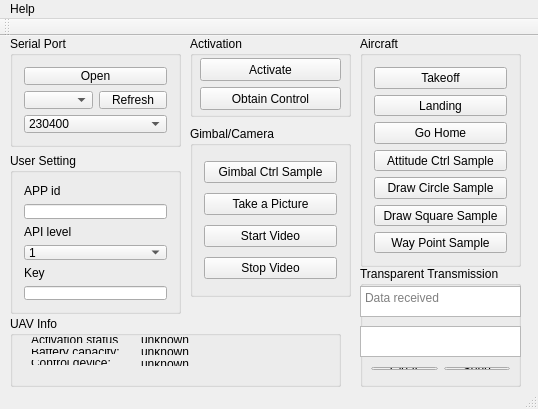
<?xml version="1.0" encoding="UTF-8"?>
<ui version="4.0">
 <class>MainWindow</class>
 <widget class="QMainWindow" name="MainWindow">
  <property name="geometry">
   <rect>
    <x>0</x>
    <y>0</y>
    <width>538</width>
    <height>409</height>
   </rect>
  </property>
  <property name="windowTitle">
   <string>DJI_Onboard_API_Test</string>
  </property>
  <property name="layoutDirection">
   <enum>Qt::LeftToRight</enum>
  </property>
  <widget class="QWidget" name="centralWidget">
   <widget class="QGroupBox" name="groupBox">
    <property name="geometry">
     <rect>
      <x>190</x>
      <y>0</y>
      <width>161</width>
      <height>81</height>
     </rect>
    </property>
    <property name="title">
     <string>Activation</string>
    </property>
    <widget class="QPushButton" name="BtnActivation">
     <property name="geometry">
      <rect>
       <x>10</x>
       <y>22</y>
       <width>141</width>
       <height>23</height>
      </rect>
     </property>
     <property name="text">
      <string>Activate</string>
     </property>
    </widget>
    <widget class="QPushButton" name="btn_nav_open_close">
     <property name="geometry">
      <rect>
       <x>10</x>
       <y>51</y>
       <width>141</width>
       <height>23</height>
      </rect>
     </property>
     <property name="text">
      <string>Obtain Control</string>
     </property>
    </widget>
   </widget>
   <widget class="QGroupBox" name="groupBox_2">
    <property name="geometry">
     <rect>
      <x>10</x>
      <y>0</y>
      <width>171</width>
      <height>111</height>
     </rect>
    </property>
    <property name="title">
     <string>Serial Port</string>
    </property>
    <layout class="QGridLayout" name="gridLayout">
     <item row="0" column="0" colspan="2">
      <widget class="QPushButton" name="btn_open_serialport">
       <property name="text">
        <string>Open</string>
       </property>
       <property name="icon">
        <iconset resource="image.qrc">
         <normaloff>:/icon/Images/err.png</normaloff>:/icon/Images/err.png</iconset>
       </property>
      </widget>
     </item>
     <item row="1" column="0">
      <widget class="QComboBox" name="serial_comboBox"/>
     </item>
     <item row="1" column="1">
      <widget class="QPushButton" name="btn_update_com">
       <property name="text">
        <string>Refresh</string>
       </property>
      </widget>
     </item>
     <item row="2" column="0" colspan="2">
      <widget class="QComboBox" name="baud_comboBox">
       <property name="editable">
        <bool>false</bool>
       </property>
       <property name="currentIndex">
        <number>0</number>
       </property>
       <property name="modelColumn">
        <number>0</number>
       </property>
       <item>
        <property name="text">
         <string>230400</string>
        </property>
       </item>
       <item>
        <property name="text">
         <string>115200</string>
        </property>
       </item>
       <item>
        <property name="text">
         <string>54600</string>
        </property>
       </item>
       <item>
        <property name="text">
         <string>38400</string>
        </property>
       </item>
       <item>
        <property name="text">
         <string>19200</string>
        </property>
       </item>
       <item>
        <property name="text">
         <string>9600</string>
        </property>
       </item>
       <item>
        <property name="text">
         <string>4800</string>
        </property>
       </item>
      </widget>
     </item>
    </layout>
   </widget>
   <widget class="QGroupBox" name="groupBox_3">
    <property name="geometry">
     <rect>
      <x>10</x>
      <y>117</y>
      <width>171</width>
      <height>161</height>
     </rect>
    </property>
    <property name="title">
     <string>User Setting</string>
    </property>
    <layout class="QVBoxLayout" name="verticalLayout_4">
     <item>
      <widget class="QLabel" name="label">
       <property name="text">
        <string>APP id</string>
       </property>
      </widget>
     </item>
     <item>
      <widget class="QLineEdit" name="AppID">
       <property name="text">
        <string/>
       </property>
      </widget>
     </item>
     <item>
      <widget class="QLabel" name="label_2">
       <property name="text">
        <string>API level</string>
       </property>
      </widget>
     </item>
     <item>
      <widget class="QComboBox" name="AppLevel">
       <item>
        <property name="text">
         <string>1</string>
        </property>
       </item>
       <item>
        <property name="text">
         <string>2</string>
        </property>
       </item>
      </widget>
     </item>
     <item>
      <widget class="QLabel" name="label_3">
       <property name="text">
        <string>Key</string>
       </property>
      </widget>
     </item>
     <item>
      <widget class="QLineEdit" name="AppKey">
       <property name="text">
        <string/>
       </property>
      </widget>
     </item>
    </layout>
   </widget>
   <widget class="QGroupBox" name="groupBox_4">
    <property name="geometry">
     <rect>
      <x>10</x>
      <y>280</y>
      <width>331</width>
      <height>71</height>
     </rect>
    </property>
    <property name="title">
     <string>UAV Info</string>
    </property>
    <widget class="QWidget" name="layoutWidget1">
     <property name="geometry">
      <rect>
       <x>10</x>
       <y>10</y>
       <width>110</width>
       <height>50</height>
      </rect>
     </property>
     <layout class="QVBoxLayout" name="verticalLayout_2">
      <item>
       <widget class="QLabel" name="label_4">
        <property name="text">
         <string>Activation status:</string>
        </property>
       </widget>
      </item>
      <item>
       <widget class="QLabel" name="label_5">
        <property name="text">
         <string>Battery capacity:</string>
        </property>
       </widget>
      </item>
      <item>
       <widget class="QLabel" name="label_6">
        <property name="text">
         <string>Control device:</string>
        </property>
       </widget>
      </item>
     </layout>
    </widget>
    <widget class="QWidget" name="layoutWidget">
     <property name="geometry">
      <rect>
       <x>120</x>
       <y>10</y>
       <width>211</width>
       <height>51</height>
      </rect>
     </property>
     <layout class="QVBoxLayout" name="verticalLayout_3">
      <item>
       <widget class="QLabel" name="label_Activation_Status">
        <property name="text">
         <string>unknown</string>
        </property>
       </widget>
      </item>
      <item>
       <widget class="QLabel" name="label_Battery_Capacity">
        <property name="text">
         <string>unknown</string>
        </property>
       </widget>
      </item>
      <item>
       <widget class="QLabel" name="label_Control_Device">
        <property name="text">
         <string>unknown</string>
        </property>
       </widget>
      </item>
     </layout>
    </widget>
   </widget>
   <widget class="QGroupBox" name="groupBox_5">
    <property name="geometry">
     <rect>
      <x>190</x>
      <y>90</y>
      <width>161</width>
      <height>171</height>
     </rect>
    </property>
    <property name="title">
     <string>Gimbal/Camera</string>
    </property>
    <layout class="QVBoxLayout" name="verticalLayout">
     <item>
      <widget class="QPushButton" name="btn_gimbal_ctrl">
       <property name="text">
        <string>Gimbal Ctrl Sample</string>
       </property>
      </widget>
     </item>
     <item>
      <widget class="QPushButton" name="btn_capture">
       <property name="text">
        <string>Take a Picture</string>
       </property>
      </widget>
     </item>
     <item>
      <widget class="QPushButton" name="btn_start_video">
       <property name="text">
        <string>Start Video</string>
       </property>
      </widget>
     </item>
     <item>
      <widget class="QPushButton" name="btn_stop_video">
       <property name="text">
        <string>Stop Video</string>
       </property>
      </widget>
     </item>
    </layout>
   </widget>
   <widget class="QGroupBox" name="groupBox_6">
    <property name="geometry">
     <rect>
      <x>360</x>
      <y>0</y>
      <width>161</width>
      <height>231</height>
     </rect>
    </property>
    <property name="title">
     <string>Aircraft</string>
    </property>
    <layout class="QVBoxLayout" name="verticalLayout_5">
     <item>
      <widget class="QPushButton" name="btn_Takeoff">
       <property name="text">
        <string>Takeoff</string>
       </property>
      </widget>
     </item>
     <item>
      <widget class="QPushButton" name="btn_Landing">
       <property name="text">
        <string>Landing</string>
       </property>
      </widget>
     </item>
     <item>
      <widget class="QPushButton" name="btn_GoHome">
       <property name="text">
        <string>Go Home</string>
       </property>
      </widget>
     </item>
     <item>
      <widget class="QPushButton" name="btn_atti_ctrl">
       <property name="text">
        <string>Attitude Ctrl Sample</string>
       </property>
      </widget>
     </item>
     <item>
      <widget class="QPushButton" name="btn_draw_circle">
       <property name="text">
        <string>Draw Circle Sample</string>
       </property>
      </widget>
     </item>
     <item>
      <widget class="QPushButton" name="btn_draw_square">
       <property name="text">
        <string>Draw Square Sample</string>
       </property>
      </widget>
     </item>
     <item>
      <widget class="QPushButton" name="btn_way_point">
       <property name="text">
        <string>Way Point Sample</string>
       </property>
      </widget>
     </item>
    </layout>
   </widget>
   <widget class="QGroupBox" name="groupBox_7">
    <property name="geometry">
     <rect>
      <x>360</x>
      <y>230</y>
      <width>161</width>
      <height>121</height>
     </rect>
    </property>
    <property name="title">
     <string>Transparent Transmission</string>
    </property>
    <widget class="QWidget" name="layoutWidget">
     <property name="geometry">
      <rect>
       <x>0</x>
       <y>90</y>
       <width>161</width>
       <height>25</height>
      </rect>
     </property>
     <layout class="QHBoxLayout" name="horizontalLayout">
      <item>
       <widget class="QPushButton" name="btn_Clear">
        <property name="text">
         <string>Clear</string>
        </property>
       </widget>
      </item>
      <item>
       <widget class="QPushButton" name="btn_Send">
        <property name="text">
         <string>Send</string>
        </property>
       </widget>
      </item>
     </layout>
    </widget>
    <widget class="QPlainTextEdit" name="plainTextEdit_Send">
     <property name="geometry">
      <rect>
       <x>0</x>
       <y>60</y>
       <width>161</width>
       <height>31</height>
      </rect>
     </property>
     <property name="statusTip">
      <string/>
     </property>
     <property name="documentTitle">
      <string/>
     </property>
     <property name="plainText">
      <string/>
     </property>
     <property name="placeholderText">
      <string>Send to mobile device</string>
     </property>
    </widget>
    <widget class="QTextBrowser" name="TB_Recv">
     <property name="geometry">
      <rect>
       <x>0</x>
       <y>20</y>
       <width>161</width>
       <height>31</height>
      </rect>
     </property>
     <property name="placeholderText">
      <string>Data received</string>
     </property>
    </widget>
   </widget>
   <zorder>groupBox_3</zorder>
   <zorder>groupBox_2</zorder>
   <zorder>groupBox</zorder>
   <zorder>groupBox_4</zorder>
   <zorder>groupBox_5</zorder>
   <zorder>groupBox_6</zorder>
   <zorder>groupBox_7</zorder>
  </widget>
  <widget class="QMenuBar" name="menuBar">
   <property name="geometry">
    <rect>
     <x>0</x>
     <y>0</y>
     <width>538</width>
     <height>23</height>
    </rect>
   </property>
   <widget class="QMenu" name="menuHelp">
    <property name="title">
     <string>Help</string>
    </property>
    <addaction name="actionAbout"/>
   </widget>
   <addaction name="menuHelp"/>
  </widget>
  <widget class="QToolBar" name="mainToolBar">
   <attribute name="toolBarArea">
    <enum>TopToolBarArea</enum>
   </attribute>
   <attribute name="toolBarBreak">
    <bool>false</bool>
   </attribute>
  </widget>
  <widget class="QStatusBar" name="statusBar"/>
  <action name="actionAbout">
   <property name="text">
    <string>About</string>
   </property>
   <property name="statusTip">
    <string/>
   </property>
   <property name="shortcut">
    <string>Ctrl+A</string>
   </property>
  </action>
 </widget>
 <layoutdefault spacing="6" margin="11"/>
 <resources>
  <include location="image.qrc"/>
 </resources>
 <connections/>
</ui>
